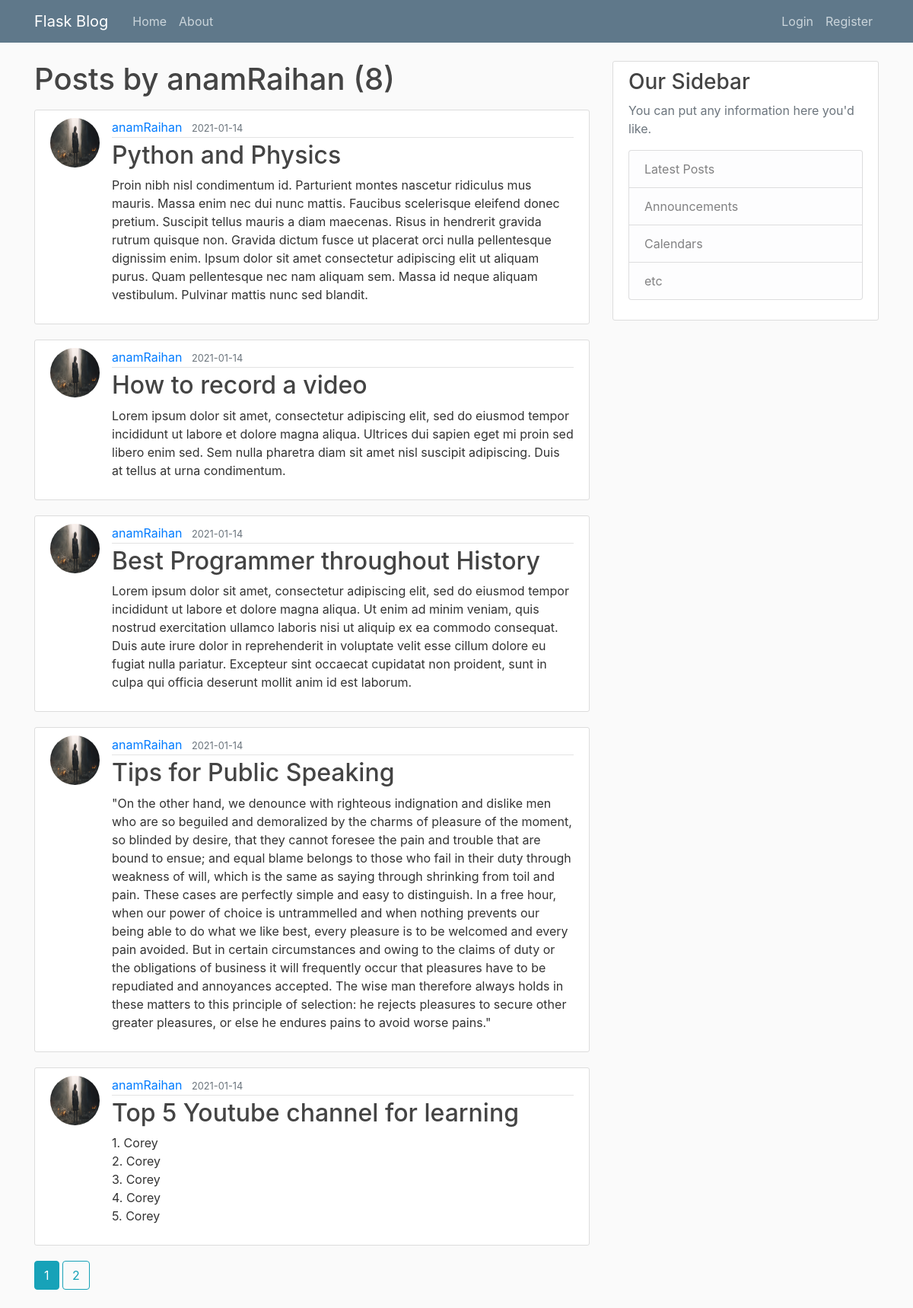
Before: /user/anamRaihan with the older database file.
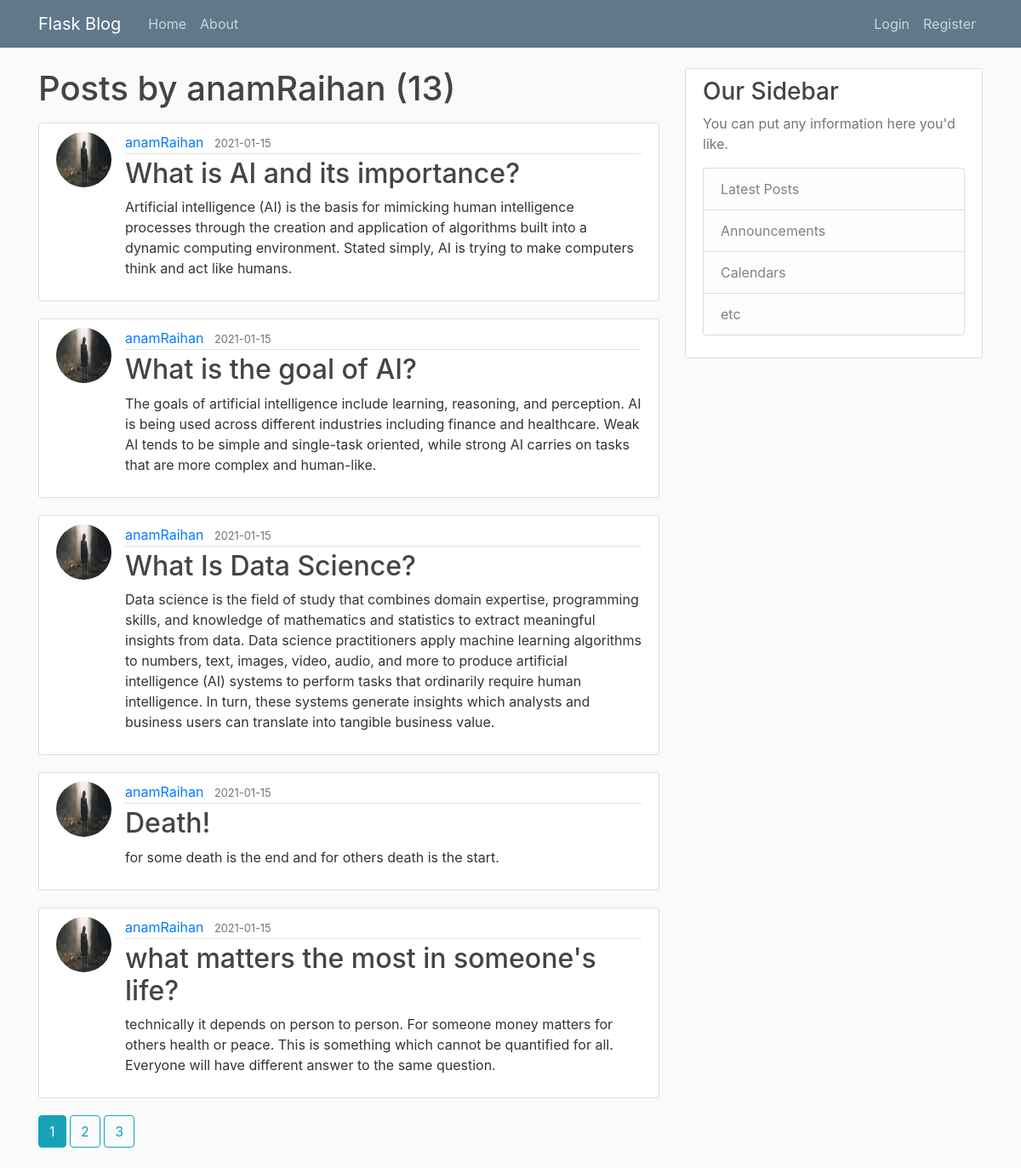
After: the same page with the newer database file.
### flaskblog/models.py (models this page shows, shortened)
class User(db.Model, UserMixin):
	id = db.Column(db.Integer, primary_key=True)
	username = db.Column(db.String(20), unique=True, nullable=False)
	email = db.Column(db.String(120), unique=True, nullable=False)
	image_file = db.Column(db.String(20), nullable=False, default='default.jpg')
	password = db.Column(db.String(60), nullable=False)
	posts = db.relationship('Post', backref='author', lazy=True)

class Post(db.Model):
	id = db.Column(db.Integer, primary_key=True)
	title = db.Column(db.String(100), nullable=False)
	date_posted = db.Column(db.DateTime, nullable=False, default=datetime.utcnow)
	content = db.Column(db.Text, nullable=False)
	user_id = db.Column(db.Integer,db.ForeignKey('user.id'), nullable=False)

### flaskblog/routes.py (the view)
@app.route("/user/<string:username>")
def user_posts(username):
    page = request.args.get('page', 1, type=int)
    user = User.query.filter_by(username=username).first_or_404()
    posts = Post.query.filter_by(author=user)\
        .order_by(Post.date_posted.desc())\
        .paginate(page=page, per_page=5)
    return render_template('user_posts.html', posts=posts, user=user)

### flaskblog/templates/user_posts.html
{% extends "layout.html" %}
{% block content %}
	<h1 class="mb-3"> Posts by {{ user.username }} ({{ posts.total }})</h1>
	{% for post in posts.items %}
	<article class="media content-section">
		<img class = "rounded-circle article-img" src="{{ url_for('static', filename='profile_pics/' + post.author.image_file)}}">
		<div class="media-body">
			<div class="article-metadata">
				<a class="mr-2" href="{{ url_for('user_posts', username= post.author.username) }}">{{ post.author.username }}</a>
				<small class="text-muted">{{ post.date_posted.strftime('%Y-%m-%d') }}</small>
			</div>
			<h2><a class="article-title" href="{{ url_for('post', post_id=post.id) }}">{{ post.title }}</a></h2>
			<p class="article-content">{{ post.content }}</p>
		</div>
	</article>
	{% endfor %}
	{% for page_num in posts.iter_pages(left_edge=1, right_edge=1, left_current=1, right_current=2) %}
		{% if page_num %}
			{% if posts.page == page_num %}
				<a class="btn btn-info mb-4"href="{{url_for('user_posts',username = user.username,page=page_num)}}">{{ page_num }}</a>
			{% else %}
				<a class="btn btn-outline-info mb-4"href="{{url_for('user_posts',username = user.username,page=page_num)}}">{{ page_num }}</a>
			{% endif %}
		{% else %}
				...
		{% endif %}
	{% endfor %}
{% endblock content %}

### flaskblog/templates/layout.html (shortened to what this page needs)
<!DOCTYPE html>
<html>
<head>
    <link rel="stylesheet" href="https://maxcdn.bootstrapcdn.com/bootstrap/4.0.0/css/bootstrap.min.css">
    <link rel="stylesheet" type="text/css" href="{{ url_for('static', filename='main.css') }}">
</head>
<body>
    <header class="site-header">
      <nav class="navbar navbar-expand-md navbar-dark bg-steel fixed-top">
        <div class="container">
          <a class="navbar-brand mr-4" href="/">Flask Blog</a>
          <div class="collapse navbar-collapse" id="navbarToggle">
            <div class="navbar-nav mr-auto">
              <a class="nav-item nav-link" href="{{url_for('home')}}">Home</a>
              <a class="nav-item nav-link" href="{{url_for('about')}}">About</a>
            </div>
            <div class="navbar-nav">
              {% if current_user.is_authenticated %}
              <a class="nav-item nav-link" href="{{url_for('new_post')}}">New Post</a>
              <a class="nav-item nav-link" href="{{url_for('account')}}">Account</a>
              <a class="nav-item nav-link" href="{{url_for('logout')}}">Logout</a>
              {% else %}
                <a class="nav-item nav-link" href="{{url_for('login')}}">Login</a>
                <a class="nav-item nav-link" href="{{url_for('register')}}">Register</a>
              {% endif %}
            </div>
          </div>
        </div>
      </nav>
    </header>
    <main role="main" class="container">
      <div class="row">
        <div class="col-md-8">
          {% block content %}{% endblock %}
        </div>
        <div class="col-md-4">
          <div class="content-section">
            <h3>Our Sidebar</h3>
            <p class='text-muted'>You can put any information here you'd like.
              <ul class="list-group">
                <li class="list-group-item list-group-item-light">Latest Posts</li>
                <li class="list-group-item list-group-item-light">Announcements</li>
                <li class="list-group-item list-group-item-light">Calendars</li>
                <li class="list-group-item list-group-item-light">etc</li>
              </ul>
            </p>
          </div>
        </div>
      </div>
    </main>
</body>
</html>

### flaskblog/static/main.css (style rules this page uses)
body { background: #fafafa; color: #333333; margin-top: 5rem; }
h1, h2, h3, h4, h5, h6 { color: #444444; }
.bg-steel { background-color: #5f788a; }
.site-header .navbar-nav .nav-link { color: #cbd5db; }
.content-section { background: #ffffff; padding: 10px 20px; border: 1px solid #dddddd; border-radius: 3px; margin-bottom: 20px; }
.article-title { color: #444444; }
.article-content { white-space: pre-line; }
.article-img { height: 65px; width: 65px; margin-right: 16px; }
.article-metadata { padding-bottom: 1px; margin-bottom: 4px; border-bottom: 1px solid #e3e3e3 }

Changed rows visible on the page:
no longer on this page (row unchanged): Post: image_file (picture), author.username "anamRaihan", date_posted "2021-01-14", title "Python and Physics", content "Proin nibh nisl condimentum id. Parturient montes nascetur ridiculus mus mauris. Massa enim nec dui nunc mattis. Faucibus scelerisque eleifend donec pretium. Suscipit tellus mauris a diam maecenas. Risus in hendrerit gravida rutrum quisque non. Gravida dictum fusce ut placerat orci nulla pellentesque dignissim enim. Ipsum dolor sit amet consectetur adipiscing elit ut aliquam purus. Quam pellentesque nec nam aliquam sem. Massa id neque aliquam vestibulum. Pulvinar mattis nunc sed blandit."
no longer on this page (row unchanged): Post: image_file (picture), author.username "anamRaihan", date_posted "2021-01-14", title "How to record a video", content "Lorem ipsum dolor sit amet, consectetur adipiscing elit, sed do eiusmod tempor incididunt ut labore et dolore magna aliqua. Ultrices dui sapien eget mi proin sed libero enim sed. Sem nulla pharetra diam sit amet nisl suscipit adipiscing. Duis at tellus at urna condimentum."
no longer on this page (row unchanged): Post: image_file (picture), author.username "anamRaihan", date_posted "2021-01-14", title "Best Programmer throughout History", content "Lorem ipsum dolor sit amet, consectetur adipiscing elit, sed do eiusmod tempor incididunt ut labore et dolore magna aliqua. Ut enim ad minim veniam, quis nostrud exercitation ullamco laboris nisi ut aliquip ex ea commodo consequat. Duis aute irure dolor in reprehenderit in voluptate velit esse cillum dolore eu fugiat nulla pariatur. Excepteur sint occaecat cupidatat non proident, sunt in culpa qui officia deserunt mollit anim id est laborum."
no longer on this page (row unchanged): Post: image_file (picture), author.username "anamRaihan", date_posted "2021-01-14", title "Tips for Public Speaking", content "\"On the other hand, we denounce with righteous indignation and dislike men who are so beguiled and demoralized by the charms of pleasure of the moment, so blinded by desire, that they cannot foresee the pain and trouble that are bound to ensue; and equal blame belongs to those who fail in their duty through weakness of will, which is the same as saying through shrinking from toil and pain. These cases are perfectly simple and easy to distinguish. In a free hour, when our power of choice is untrammelled and when nothing prevents our being able to do what we like best, every pleasure is to be welcomed and every pain avoided. But in certain circumstances and owing to the claims of duty or the…"
no longer on this page (row unchanged): Post: image_file (picture), author.username "anamRaihan", date_posted "2021-01-14", title "Top 5 Youtube channel for learning", content "1. Corey 2. Corey 3. Corey 4. Corey 5. Corey"
added Post: image_file (picture), author.username "anamRaihan", date_posted "2021-01-15", title "What is AI and its importance?", content "Artificial intelligence (AI) is the basis for mimicking human intelligence processes through the creation and application of algorithms built into a dynamic computing environment. Stated simply, AI is trying to make computers think and act like humans."
added Post: image_file (picture), author.username "anamRaihan", date_posted "2021-01-15", title "What is the goal of AI?", content "The goals of artificial intelligence include learning, reasoning, and perception. AI is being used across different industries including finance and healthcare. Weak AI tends to be simple and single-task oriented, while strong AI carries on tasks that are more complex and human-like."
added Post: image_file (picture), author.username "anamRaihan", date_posted "2021-01-15", title "What Is Data Science?", content "Data science is the field of study that combines domain expertise, programming skills, and knowledge of mathematics and statistics to extract meaningful insights from data. Data science practitioners apply machine learning algorithms to numbers, text, images, video, audio, and more to produce artificial intelligence (AI) systems to perform tasks that ordinarily require human intelligence. In turn, these systems generate insights which analysts and business users can translate into tangible business value."
added Post: image_file (picture), author.username "anamRaihan", date_posted "2021-01-15", title "Death!", content "for some death is the end and for others death is the start."
added Post: image_file (picture), author.username "anamRaihan", date_posted "2021-01-15", title "what matters the most in someone's life?", content "technically it depends on person to person. For someone money matters for others health or peace. This is something which cannot be quantified for all. Everyone will have different answer to the same question."
Other visible differences:
{{ posts.total }}: "8" → "13"
new list line: "3"
